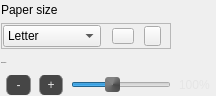
              <widget class="QFrame" name="frame_21">
               <property name="geometry">
                <rect>
                 <x>485</x>
                 <y>0</y>
                 <width>216</width>
                 <height>96</height>
                </rect>
               </property>
               <layout class="QVBoxLayout" name="verticalLayout_53">
                <property name="spacing">
                 <number>4</number>
                </property>
                <property name="leftMargin">
                 <number>1</number>
                </property>
                <property name="topMargin">
                 <number>1</number>
                </property>
                <property name="rightMargin">
                 <number>1</number>
                </property>
                <property name="bottomMargin">
                 <number>1</number>
                </property>
                <item>
                 <widget class="QLabel" name="label_117">
                  <property name="text">
                   <string>Paper size</string>
                  </property>
                  <property name="alignment">
                   <set>Qt::AlignLeading|Qt::AlignLeft|Qt::AlignVCenter</set>
                  </property>
                 </widget>
                </item>
                <item>
                 <widget class="QFrame" name="frame_3">
                  <property name="maximumSize">
                   <size>
                    <width>170</width>
                    <height>16777215</height>
                   </size>
                  </property>
                  <property name="frameShape">
                   <enum>QFrame::StyledPanel</enum>
                  </property>
                  <property name="frameShadow">
                   <enum>QFrame::Raised</enum>
                  </property>
                  <layout class="QHBoxLayout" name="horizontalLayout_27">
                   <property name="spacing">
                    <number>3</number>
                   </property>
                   <property name="leftMargin">
                    <number>1</number>
                   </property>
                   <property name="topMargin">
                    <number>1</number>
                   </property>
                   <property name="rightMargin">
                    <number>1</number>
                   </property>
                   <property name="bottomMargin">
                    <number>1</number>
                   </property>
                   <item>
                    <widget class="QComboBox" name="comboBox">
                     <item>
                      <property name="text">
                       <string>Letter</string>
                      </property>
                     </item>
                     <item>
                      <property name="text">
                       <string>Legal</string>
                      </property>
                     </item>
                     <item>
                      <property name="text">
                       <string>Executive</string>
                      </property>
                     </item>
                     <item>
                      <property name="text">
                       <string>A4</string>
                      </property>
                     </item>
                     <item>
                      <property name="text">
                       <string>A3</string>
                      </property>
                     </item>
                    </widget>
                   </item>
                   <item>
                    <widget class="QFrame" name="frame_21">
                     <property name="maximumSize">
                      <size>
                       <width>65</width>
                       <height>16777215</height>
                      </size>
                     </property>
                     <layout class="QHBoxLayout" name="horizontalLayout_28">
                      <property name="spacing">
                       <number>3</number>
                      </property>
                      <property name="leftMargin">
                       <number>1</number>
                      </property>
                      <property name="topMargin">
                       <number>1</number>
                      </property>
                      <property name="rightMargin">
                       <number>1</number>
                      </property>
                      <property name="bottomMargin">
                       <number>1</number>
                      </property>
                      <item>
                       <widget class="QPushButton" name="pushButton_37">
                        <property name="maximumSize">
                         <size>
                          <width>22</width>
                          <height>16</height>
                         </size>
                        </property>
                        <property name="toolTip">
                         <string>Landscape mode</string>
                        </property>
                        <property name="text">
                         <string/>
                        </property>
                        <property name="icon">
                         <iconset>
                          <normaloff>../Icons-mine/Effects/landscape.png</normaloff>../Icons-mine/Effects/landscape.png</iconset>
                        </property>
                        <property name="iconSize">
                         <size>
                          <width>22</width>
                          <height>16</height>
                         </size>
                        </property>
                       </widget>
                      </item>
                      <item>
                       <widget class="QPushButton" name="pushButton_48">
                        <property name="maximumSize">
                         <size>
                          <width>17</width>
                          <height>20</height>
                         </size>
                        </property>
                        <property name="toolTip">
                         <string>&lt;html&gt;&lt;head/&gt;&lt;body&gt;&lt;p&gt;&lt;span style=&quot; font-size:8pt;&quot;&gt;Portrait mode&lt;/span&gt;&lt;/p&gt;&lt;/body&gt;&lt;/html&gt;</string>
                        </property>
                        <property name="text">
                         <string/>
                        </property>
                        <property name="icon">
                         <iconset>
                          <normaloff>../Icons-mine/Effects/portrait.png</normaloff>../Icons-mine/Effects/portrait.png</iconset>
                        </property>
                        <property name="iconSize">
                         <size>
                          <width>20</width>
                          <height>20</height>
                         </size>
                        </property>
                       </widget>
                      </item>
                     </layout>
                    </widget>
                   </item>
                  </layout>
                 </widget>
                </item>
                <item>
                 <widget class="QLabel" name="label_116">
                  <property name="font">
                   <font>
                    <family>Yu Gothic UI Semibold</family>
                    <pointsize>-1</pointsize>
                    <weight>7</weight>
                    <italic>false</italic>
                    <bold>false</bold>
                   </font>
                  </property>
                  <property name="text">
                   <string>Page Zoom</string>
                  </property>
                  <property name="alignment">
                   <set>Qt::AlignLeading|Qt::AlignLeft|Qt::AlignVCenter</set>
                  </property>
                 </widget>
                </item>
                <item>
                 <widget class="QFrame" name="zoom_slider_frame">
                  <property name="maximumSize">
                   <size>
                    <width>16777215</width>
                    <height>16777215</height>
                   </size>
                  </property>
                  <property name="styleSheet">
                   <string notr="true">QFrame[objectName=&quot;zoom_slider_frame&quot;]{
	border:none;
}

QGroupBox, QLabel, QPushButton{
	color:#e5e5e5;
}

QPushButton{
	background:#464646;
	border-radius:5px;
	padding-top:3px;
	padding-bottom:3px;
	border-right:0.9px solid #919191;
	border-left: 0.9px solid #919191;
}

QPushButton::hover{
	background:#696969;
}

QPushButton::pressed{
	border:none;
}

QSlider::handle:horizontal{
	background:qconicalgradient(cx:0.5, cy:0.5, angle:139.7, stop:0.102273 rgba(125, 125, 125, 255), stop:0.363636 rgba(91, 91, 91, 255), stop:0.590909 rgba(71, 71, 71, 255), stop:0.829545 rgba(131, 131, 131, 255));
	border-radius:3px;
}</string>
                  </property>
                  <layout class="QHBoxLayout" name="horizontalLayout_26">
                   <property name="spacing">
                    <number>8</number>
                   </property>
                   <property name="leftMargin">
                    <number>5</number>
                   </property>
                   <property name="topMargin">
                    <number>0</number>
                   </property>
                   <property name="rightMargin">
                    <number>5</number>
                   </property>
                   <property name="bottomMargin">
                    <number>0</number>
                   </property>
                   <item>
                    <widget class="QPushButton" name="pushButton_26">
                     <property name="maximumSize">
                      <size>
                       <width>25</width>
                       <height>16777215</height>
                      </size>
                     </property>
                     <property name="toolTip">
                      <string>Zoom out.</string>
                     </property>
                     <property name="text">
                      <string>-</string>
                     </property>
                    </widget>
                   </item>
                   <item>
                    <widget class="QPushButton" name="pushButton_36">
                     <property name="maximumSize">
                      <size>
                       <width>25</width>
                       <height>16777215</height>
                      </size>
                     </property>
                     <property name="toolTip">
                      <string>Zoom in</string>
                     </property>
                     <property name="text">
                      <string>+</string>
                     </property>
                    </widget>
                   </item>
                   <item>
                    <widget class="QSlider" name="verticalSlider">
                     <property name="maximumSize">
                      <size>
                       <width>100</width>
                       <height>16777215</height>
                      </size>
                     </property>
                     <property name="toolTip">
                      <string>Zoom in or out.</string>
                     </property>
                     <property name="styleSheet">
                      <string notr="true"/>
                     </property>
                     <property name="value">
                      <number>40</number>
                     </property>
                     <property name="orientation">
                      <enum>Qt::Horizontal</enum>
                     </property>
                    </widget>
                   </item>
                   <item>
                    <widget class="QLabel" name="label_115">
                     <property name="text">
                      <string>100%</string>
                     </property>
                    </widget>
                   </item>
                  </layout>
                 </widget>
                </item>
               </layout>
              </widget>
